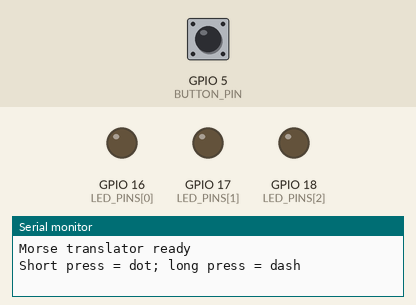
This program was run on a simulated ESP32. Shown: output pins drawn as LEDs (lit = HIGH), the last lines printed to the serial monitor. Dashed ring = blinking. The test bench sets the inputs (shaded band); at power-on: GPIO 5 (BUTTON_PIN) HIGH.

Above: at 1.2 s.
1.3 s: GPIO 5 (BUTTON_PIN) pulled LOW for 0.15 s
At 1.42 s:
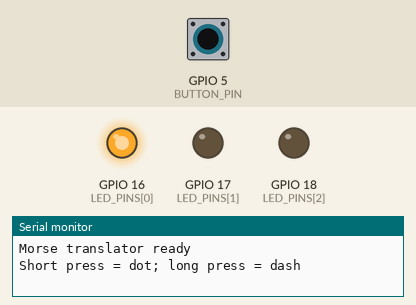
3.0 s: GPIO 5 (BUTTON_PIN) pulled LOW for 1 s
At 3.86 s:
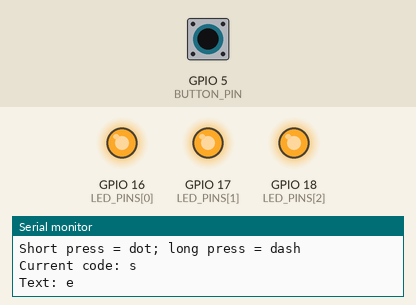
6.0 s: GPIO 5 (BUTTON_PIN) pulled LOW for 0.15 s
At 7.0 s:
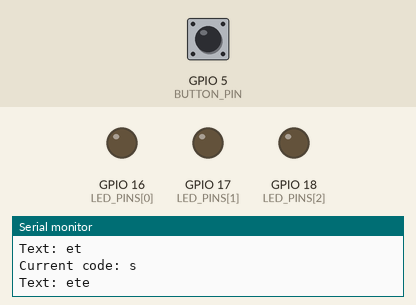
8.3 s: GPIO 5 (BUTTON_PIN) pulsed LOW 2 times (0.12 s each, 0.3 s apart)
At 8.57 s:
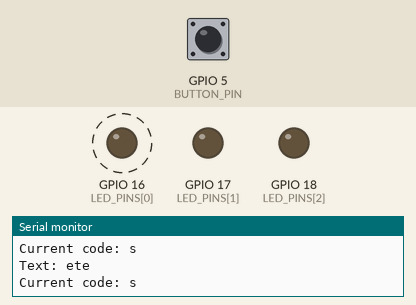
11.3 s: GPIO 5 (BUTTON_PIN) driven LOW
At 11.86 s:
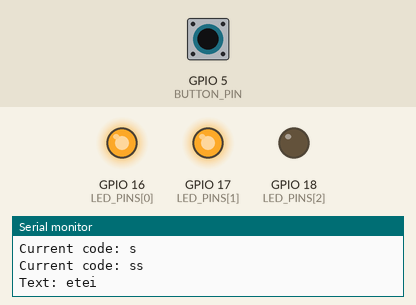
Timing chart, 0 to 14.3 s (numbered marks = the images above; inputs shaded):
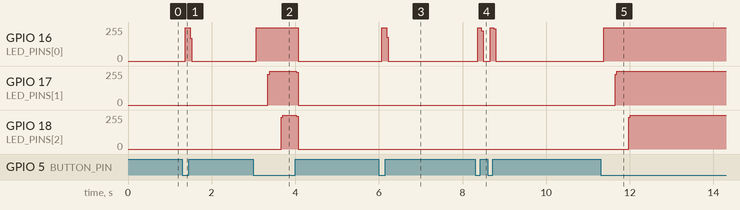

Measured:
- after the input at 1.3 s, GPIO 16 (LED_PINS[0]): 0/255 → 250/255 after 0.07 s, → 0/255 0.12 s later
- after the input at 3.0 s, GPIO 16 (LED_PINS[0]): 0/255 → 250/255 after 0.07 s, → 0/255 1.0 s later; GPIO 17 (LED_PINS[1]): 0/255 → 252/255 after 0.35 s, → 0/255 0.68 s later; GPIO 18 (LED_PINS[2]): 0/255 → 252/255 after 0.67 s, → 0/255 0.36 s later
- after the input at 6.0 s, GPIO 16 (LED_PINS[0]): 0/255 → 250/255 after 0.07 s, → 0/255 0.12 s later
- after the input at 8.3 s, GPIO 16 (LED_PINS[0]): alternates 250/255 for 0.08 s and 0/255 for 0.22 s, 4 changes in all, then stays 0/255, starting after 0.07 s
- after the input at 11.3 s, GPIO 16 (LED_PINS[0]): 0/255 → 250/255 after 0.07 s; GPIO 17 (LED_PINS[1]): 0/255 → 252/255 after 0.35 s; GPIO 18 (LED_PINS[2]): 0/255 → 252/255 after 0.67 s

The program:

main.cpp
```cpp
#include <Arduino.h>

// ---------- PIN CONFIGURATION ----------
const int BUTTON_PIN = 5;
const int LED_PINS[] = {16, 17, 18};
const int LED_COUNT = 3;

// ---------- MORSE ALPHABET ----------
const char* alphabetMorse[] = {
  "sl", "lsss", "lsls", "lss", "s", "ssls",
  "lls", "ssss", "ss", "slll", "lsl", "slss",
  "ll", "ls", "lll", "slls", "llsl", "sls",
  "sss", "l", "ssl", "sssl", "sll", "lssl",
  "lsll", "llss",
  "lllll", "sllll", "sslll", "sssll", "ssssl",
  "sssss", "lssss", "llsss", "lllss", "lllls",
  "slslsl", "llssll", "ssllss"
};

const char* alphabetText[] = {
  "a", "b", "c", "d", "e", "f", "g", "h",
  "i", "j", "k", "l", "m", "n", "o", "p",
  "q", "r", "s", "t", "u", "v", "w", "x",
  "y", "z",
  "0", "1", "2", "3", "4", "5", "6", "7",
  "8", "9", ".", ",", "?"
};

const int ALPHABET_SIZE =
  sizeof(alphabetMorse) / sizeof(alphabetMorse[0]);

// ---------- TIMING ----------
const unsigned long LED_TIME = 950;       // 0.95 seconds
const unsigned long DEBOUNCE_MS = 25;
const unsigned long LETTER_GAP_MS = 700;
const unsigned long DELETE_HOLD_MS = 2000;
const unsigned long RESET_HOLD_MS = 4000;

// ---------- STATE ----------
String currentChar = "";
String decodedText = "";

bool stablePressed = false;
bool lastRawPressed = false;
bool buttonWasPressed = false;

unsigned long lastDebounceTime = 0;
unsigned long pressStart = 0;
unsigned long releaseStart = 0;

bool pressHandled = false;
bool deleteDone = false;
bool resetDone = false;

// ---------- LED CONTROL ----------
void clearLEDs() {
  for (int i = 0; i < LED_COUNT; i++) {
    digitalWrite(LED_PINS[i], LOW);
  }
}

void updateLEDs(unsigned long heldMs) {
  clearLEDs();

  // LEDs progressively light up as the button is held.
  if (heldMs > 0) {
    digitalWrite(LED_PINS[0], HIGH);
  }
  if (heldMs > LED_TIME / 3) {
    digitalWrite(LED_PINS[1], HIGH);
  }
  if (heldMs > 2 * LED_TIME / 3) {
    digitalWrite(LED_PINS[2], HIGH);
  }
}

// ---------- MORSE TRANSLATION ----------
String translateFromMorse(const String& morse) {
  for (int i = 0; i < ALPHABET_SIZE; i++) {
    if (morse == alphabetMorse[i]) {
      return String(alphabetText[i]);
    }
  }
  return "";
}

bool isPossibleMorse(const String& code) {
  for (int i = 0; i < ALPHABET_SIZE; i++) {
    String candidate = alphabetMorse[i];

    if (candidate.startsWith(code)) {
      return true;
    }
  }
  return false;
}

// ---------- LETTER HANDLING ----------
void acceptLetter() {
  if (currentChar.length() == 0) return;

  String letter = translateFromMorse(currentChar);

  if (letter.length() > 0) {
    decodedText += letter;
    Serial.print("Text: ");
    Serial.println(decodedText);
  } else {
    Serial.print("Unknown Morse code: ");
    Serial.println(currentChar);
  }

  currentChar = "";
}

void deleteLast() {
  if (currentChar.length() > 0) {
    currentChar = "";
    Serial.println("Current letter cleared");
  } else if (decodedText.length() > 0) {
    decodedText.remove(decodedText.length() - 1);
    Serial.print("Text after deletion: ");
    Serial.println(decodedText);
  }
}

void resetWord() {
  currentChar = "";
  decodedText = "";
  Serial.println("Word reset");
}

// ---------- SETUP ----------
void setup() {
  Serial.begin(115200);

  pinMode(BUTTON_PIN, INPUT_PULLUP);

  for (int i = 0; i < LED_COUNT; i++) {
    pinMode(LED_PINS[i], OUTPUT);
  }

  clearLEDs();

  Serial.println("Morse translator ready");
  Serial.println("Short press = dot; long press = dash");
}

// ---------- MAIN LOOP ----------
void loop() {
  unsigned long now = millis();

  // Button is wired between GPIO 5 and GND.
  bool rawPressed = (digitalRead(BUTTON_PIN) == LOW);

  // Debounce
  if (rawPressed != lastRawPressed) {
    lastDebounceTime = now;
    lastRawPressed = rawPressed;
  }

  if (now - lastDebounceTime >= DEBOUNCE_MS) {
    stablePressed = rawPressed;
  }

  // Button pressed
  if (stablePressed && !buttonWasPressed) {
    buttonWasPressed = true;
    pressStart = now;
    pressHandled = false;
    deleteDone = false;
    resetDone = false;
    releaseStart = 0;
  }

  // Button held
  if (stablePressed) {
    unsigned long heldMs = now - pressStart;
    updateLEDs(heldMs);

    // Hold for 4 seconds to reset everything
    if (heldMs >= RESET_HOLD_MS && !resetDone) {
      resetWord();
      resetDone = true;
      pressHandled = true;
    }
    // Hold for 2 seconds to delete
    else if (heldMs >= DELETE_HOLD_MS && !deleteDone) {
      deleteLast();
      deleteDone = true;
      pressHandled = true;
    }

    return;
  }

  // Button released
  if (buttonWasPressed) {
    unsigned long heldMs = now - pressStart;
    buttonWasPressed = false;
    clearLEDs();

    if (!pressHandled) {
      // A short press is a dot; a long press is a dash.
      if (heldMs < LED_TIME) {
        currentChar += "s";
      } else {
        currentChar += "l";
      }

      if (!isPossibleMorse(currentChar)) {
        Serial.println("Invalid Morse sequence; cleared");
        currentChar = "";
      } else {
        Serial.print("Current code: ");
        Serial.println(currentChar);
      }
    }

    releaseStart = now;
  }

  // Finish a letter after a pause
  if (currentChar.length() > 0 &&
      releaseStart > 0 &&
      now - releaseStart >= LETTER_GAP_MS) {
    acceptLetter();
    releaseStart = 0;
  }

  delay(5);
}
```
